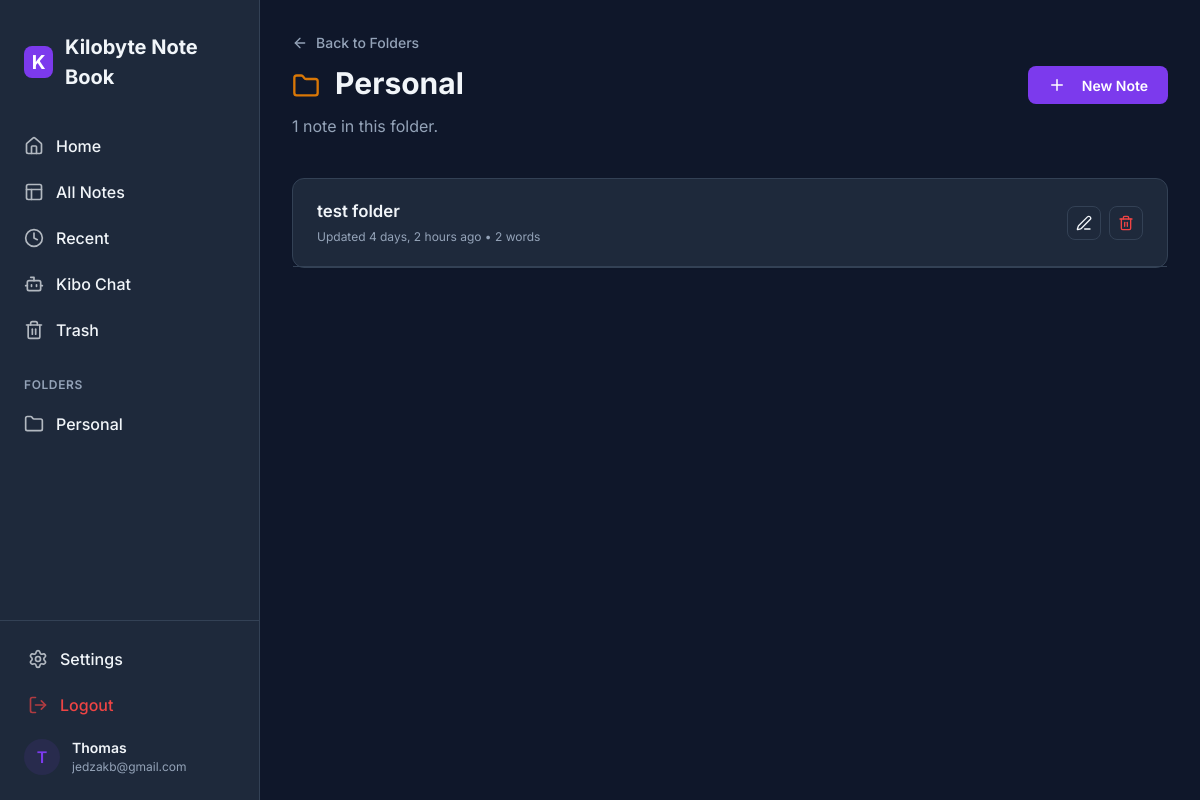
Before: /folder/3/ (signed in) with the older database file.
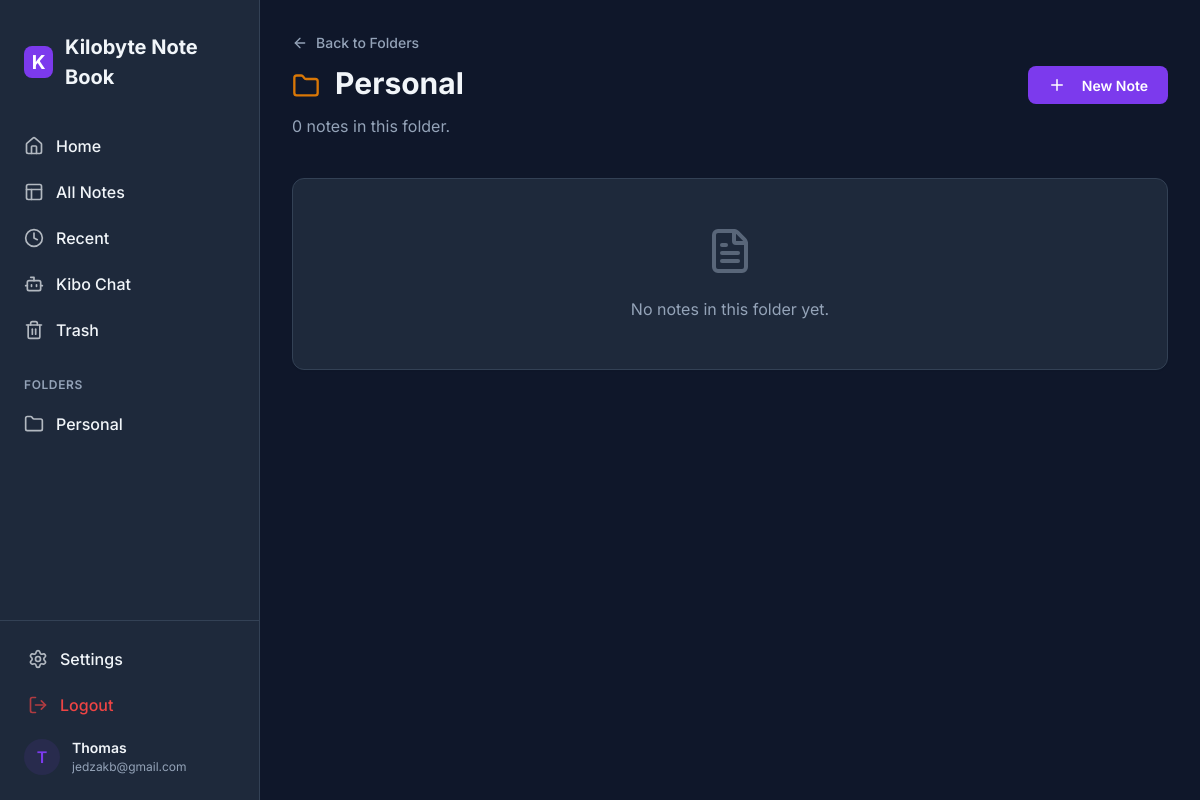
After: the same page with the newer database file.
### main/models.py (models this page shows, shortened)
class Folder(models.Model):
    name = models.CharField(max_length=100)
    user = models.ForeignKey(User, on_delete=models.CASCADE)

class Note(models.Model):
    title = models.CharField(max_length=200)
    content = models.TextField()
    user = models.ForeignKey(User, on_delete=models.CASCADE)
    folder = models.ForeignKey(Folder, on_delete=models.SET_NULL, null=True, blank=True, related_name='notes')
    is_favorite = models.BooleanField(default=False)
    is_trashed = models.BooleanField(default=False)
    created_at = models.DateTimeField(auto_now_add=True)
    updated_at = models.DateTimeField(auto_now=True)
    deleted_at = models.DateTimeField(null=True, blank=True)

### main/views.py (the view)
# urls.py: path('folder/<int:folder_id>/', views.folder_detail, name='folder_detail'),
@login_required(login_url='/login/')
def folder_detail(request, folder_id):
    folder = get_object_or_404(Folder, id=folder_id, user=request.user)
    notes = folder.notes.filter(is_trashed=False)
    return render(request, 'main/folder_detail.html', {
        'folder': folder,
        'notes': notes
    })

### main/context_processors.py (called while the page is built)
def folders_processor(request):
    if request.user.is_authenticated:
        user_settings, _ = UserSettings.objects.get_or_create(user=request.user)
        return {
            'user_folders': Folder.objects.filter(user=request.user),
            'user_settings': user_settings
        }
    return {'user_folders': []}

### main/templates/main/folder_detail.html (shortened to what this page needs)
{% extends 'main/base.html' %}
{% load static %}
{% block content %}
<div class="dashboard-header animate-fade-in" style="display: flex; justify-content: space-between; align-items: center;">
    <div>
        <a href="{% url 'folders' %}" style="display: flex; align-items: center; gap: 0.5rem; text-decoration: none; color: var(--text-muted); font-size: 0.875rem; font-weight: 500; margin-bottom: 0.5rem;">
            <i data-lucide="arrow-left" style="width: 16px; height: 16px;"></i>
            Back to Folders
        </a>
        <h2 class="greeting">
            <i data-lucide="folder" style="width: 28px; height: 28px; vertical-align: middle; margin-right: 0.5rem; color: #d97706;"></i>
            {{ folder.name }}
        </h2>
        <p class="sub-greeting">{{ notes|length }} note{{ notes|length|pluralize }} in this folder.</p>
    </div>
    <button class="btn btn-primary" onclick="document.getElementById('newNoteModal').style.display = 'flex'">
        <i data-lucide="plus" style="width: 18px; height: 18px; margin-right: 0.5rem;"></i>
        New Note
    </button>
</div>
<div class="section-grid animate-fade-in" style="animation-delay: 0.1s; grid-template-columns: 1fr;">
    <div class="card" style="padding: 0;">
        {% for note in notes %}
        <a href="{% url 'note_view' note.id %}" style="text-decoration: none; color: inherit; display: block;">
            <div class="note-list-item" style="padding: 1.25rem 1.5rem; display: flex; justify-content: space-between; align-items: center;">
                <div class="note-info">
                    <h4 style="font-size: 1.05rem; font-weight: 600; margin-bottom: 0.25rem;">{{ note.title }}</h4>
                    <div class="note-meta">Updated {{ note.updated_at|timesince }} ago &bull; {{ note.content|wordcount }} words</div>
                </div>
                <div style="display: flex; gap: 0.5rem; flex-shrink: 0;">
                    <a href="{% url 'split_editor' note.id %}" class="btn btn-outline" style="padding: 0.5rem;" onclick="event.stopPropagation();">
                        <i data-lucide="edit-3" style="width: 16px; height: 16px;"></i>
                    </a>
                    <form method="POST" action="{% url 'delete_note' note.id %}" style="margin: 0;" onclick="event.stopPropagation();">
                        <button type="submit" class="btn btn-outline" style="padding: 0.5rem; color: var(--danger);" onclick="event.stopPropagation(); return confirm('Move this note to trash?')">
                            <i data-lucide="trash-2" style="width: 16px; height: 16px;"></i>
                        </button>
                    </form>
                </div>
            </div>
        </a>
        {% empty %}
        <div style="padding: 3rem; text-align: center; color: var(--text-muted);">
            <i data-lucide="file-text" style="width: 48px; height: 48px; margin-bottom: 1rem; opacity: 0.5;"></i>
            <p>No notes in this folder yet.</p>
        </div>
        {% endfor %}
    </div>
</div>
{% endblock %}

### main/templates/main/base.html (shortened to what this page needs)
{% load static %}
<!DOCTYPE html>
<html lang="en" {% if user_settings.dark_mode %}data-theme="dark"{% endif %}>
<head>
    <link rel="stylesheet" href="{% static 'main/css/style.css' %}">
</head>
<body>
    {% if user.is_authenticated and not hide_sidebar %}
    <div class="app-container">
        <aside class="sidebar" id="app-sidebar">
            <div class="sidebar-header">
                <div class="logo-icon">K</div>
                <h1 class="logo-text">Kilobyte Note Book</h1>
            </div>
            <nav class="sidebar-nav">
                <div class="nav-section">
                    <a href="{% url 'dashboard' %}" class="nav-item {% if request.resolver_match.url_name == 'dashboard' %}active{% endif %}">
                        <i data-lucide="home"></i>
                        Home
                    </a>
                    <a href="{% url 'home' %}" class="nav-item {% if request.resolver_match.url_name == 'home' %}active{% endif %}">
                        <i data-lucide="layout"></i>
                        All Notes
                    </a>
                    <a href="{% url 'recent_notes' %}" class="nav-item {% if request.resolver_match.url_name == 'recent_notes' %}active{% endif %}">
                        <i data-lucide="clock"></i>
                        Recent
                    </a>
                    <a href="{% url 'chatbot' %}" class="nav-item {% if request.resolver_match.url_name == 'chatbot' %}active{% endif %}">
                        <i data-lucide="bot"></i>
                        Kibo Chat
                    </a>
                    <a href="{% url 'trash' %}" class="nav-item {% if request.resolver_match.url_name == 'trash' %}active{% endif %}">
                        <i data-lucide="trash-2"></i>
                        Trash
                    </a>
                </div>
                <div class="nav-section">
                    <div class="nav-section-title">Folders</div>
                    {% for folder in user_folders %}
                    <a href="{% url 'folder_detail' folder.id %}" class="nav-item">
                        <i data-lucide="folder"></i>
                        {{ folder.name }}
                    </a>
                    {% empty %}
                    <a href="{% url 'folders' %}" class="nav-item text-muted" style="font-size: 0.75rem;">
                        <i data-lucide="plus-circle"></i>
                        Create a folder
                    </a>
                    {% endfor %}
                </div>
            </nav>
            <div class="sidebar-footer">
                <a href="{% url 'settings' %}" class="nav-item">
                    <i data-lucide="settings"></i>
                    Settings
                </a>
                <a href="{% url 'logout' %}" class="nav-item text-danger">
                    <i data-lucide="log-out"></i>
                    Logout
                </a>
                <div class="user-profile">
                    <div class="user-avatar">{{ user.username|first|upper }}</div>
                    <div class="user-info">
                        <div class="user-name">{{ user.username }}</div>
                        <div class="user-email">{{ user.email|default:"user@example.com" }}</div>
                    </div>
                </div>
            </div>
        </aside>
        <main class="main-content">
            {% block content %}{% endblock %}
        </main>
    </div>
    {% endif %}
</body>
</html>

Changed rows visible on the page:
removed Note: title "test folder", updated_at "4 days, 2 hours", content "2"
Other visible differences:
{{ notes|length }}: "1" → "0"
text now shown: "No notes in this folder yet."
